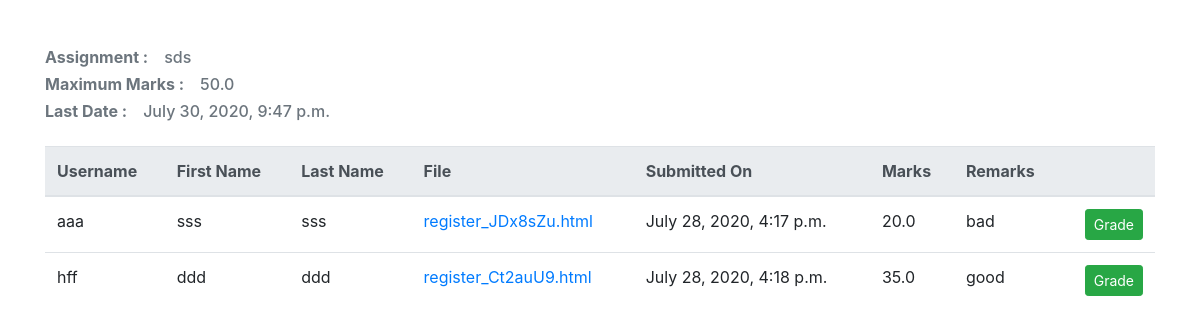
Page /grade_assignment/4/ (signed in) on the earlier database version.
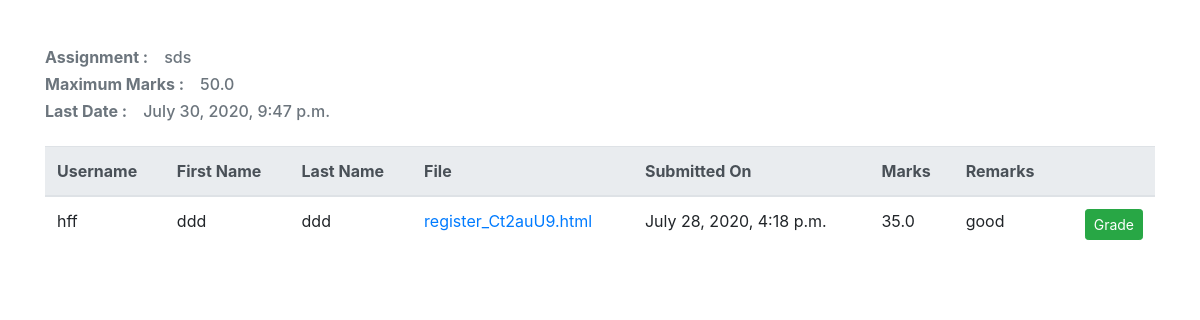
Same page on the later database version.
### accounts/models.py (models this page shows, shortened)
class Assignment(models.Model):
    class_code = models.ForeignKey(Classes, on_delete=models.CASCADE)
    uploadingdate = models.DateTimeField(auto_now_add=True)
    title = models.CharField(max_length=30)
    desc = models.TextField(blank=True)
    file = models.FileField(null=True)
    last_date=models.DateTimeField()
    max_marks=models.FloatField()

class SubmitAssignment(models.Model):
    assignment = models.ForeignKey(Assignment, on_delete=models.CASCADE)
    user_id = models.ForeignKey(User, on_delete=models.CASCADE)
    submitted_file = models.FileField()
    submitted_date = models.DateTimeField(auto_now_add=True)
    marks = models.FloatField(null=True)
    remarks = models.CharField(max_length=40, blank=True, null=True)

### accounts/views.py (the view)
# urls.py: path('grade_assignment/<int:assignment_id>/',views.gradeAssignment,name="grade_assignment"),
@login_required
def gradeAssignment(request,assignment_id):
    submitted_assignmnets = SubmitAssignment.objects.filter(assignment_id=assignment_id)
    assignment = Assignment.objects.get(pk=assignment_id)
    return render(request,'notes/grade.html',{'submitted_assignments':submitted_assignmnets ,'assign':assignment})

### accounts/templates/notes/grade.html (shortened to what this page needs)
{% extends 'dashboard.html'%}
{% load static %}
{% block link %}
    <link rel="stylesheet" type="text/css" href="{% static 'upload.css' %}">
{% endblock %}
{% block content %}
    <div class="container mt-5" align="center" style="min-width:500px;">
        <p id="title" class="h6 mt-3 text-secondary text-left"><strong>Assignment :</strong>&emsp;{{assign.title}}</p>
        <p id="title" class="h6 text-secondary text-left"><strong>Maximum Marks :</strong>&emsp;{{assign.max_marks}}</p>
        <p id="title" class="h6 mb-4 text-secondary text-left"><strong>Last Date :</strong>&emsp;{{assign.last_date}}</p>
        <table class="table">
            <thead class="thead-light">
                <tr>
                    <th>Username</th><th>First Name</th><th>Last Name</th><th>File</th><th>Submitted On</th><th>Marks</th><th>Remarks</th><th></th>
                </tr>
            </thead>
            {% for assignment in submitted_assignments %}
            <tr>
                <td>{{assignment.user_id.username}}</td>
                <td>{{assignment.user_id.first_name}}</td>
                <td>{{assignment.user_id.last_name}}</td>
                <td><a href="{{assignment.submitted_file.url}}">{{assignment.submitted_file}}</a></td>
                <td>{{assignment.submitted_date}}</td>
                <td>{{assignment.marks}}</td>
                <td>{{assignment.remarks}}</td>
                <td><a href="{%url 'marks_grade' assignment.id %}" role="button" class="btn btn-success btn-sm float-right grade" >Grade</a></td>
            </tr>
            {% endfor %}
        </table>
    </div>
{% endblock %}

### accounts/templates/dashboard.html (shortened to what this page needs)
{% extends 'index.html'%}
{% load static %}

### accounts/templates/index.html (shortened to what this page needs)
{% load static %}
<!DOCTYPE html>
<html lang="en">
    <head>
        <link rel="stylesheet" href="https://maxcdn.bootstrapcdn.com/bootstrap/4.5.0/css/bootstrap.min.css">
        {% block link %}{% endblock %}
    </head>
    <body>
    {% block content %}
    {% endblock %}
    </body>
</html>

Differences in the rows shown:
removed SubmitAssignment: user_id.username "aaa", user_id.first_name "sss", user_id.last_name "sss", submitted_file "register_JDx8sZu.html", submitted_date "July 28, 2020, 4:17 p.m.", marks "20.0", remarks "bad"
